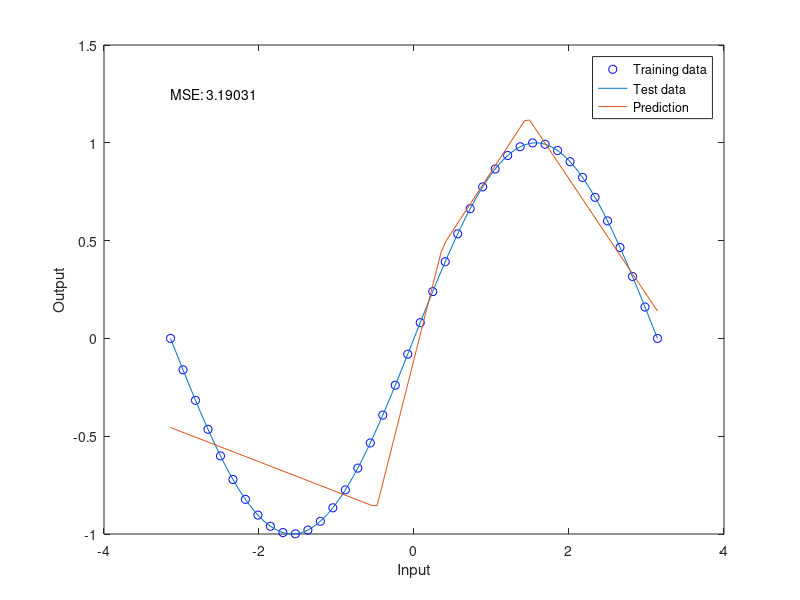

Write the MATLAB code that produced this figure.
clear all

%% Set up parameters
N = 40; % Number of training samples
epsilon = 0.0; % Amount of label noise
Nh = 5;
lambda = 0;

%% Make dataset
target_fn = @(t) sin(t);
x = linspace(-pi,pi,N);
y = target_fn(x) + epsilon*randn(size(x));

Ntest = 100;
x_test = linspace(-pi,pi,Ntest);
y_test = target_fn(x_test);

Ni = 2;

%% Compute network activity

J = randn(Nh,Ni)/Nh;

h = J*[x; ones(1,N)];
h(h<0)=0;

h_test = J*[x_test; ones(1,Ntest)];
h_test(h_test<0)=0;


%% Now train linear regression to map from h to y

w = (y*h.')*pinv(h*h.' + lambda*eye(size(h,1)));

y_pred = w*h_test;

mean_squared_error = norm(y_test-y_pred).^2;


plot(x,y,'ob')
hold on
plot(x_test,y_test)
hold on
plot(x_test,y_pred)

text(-pi,[.1 .9]*get(gca,'YLim')',sprintf('MSE: %g ', mean_squared_error))
xlabel('Input')
ylabel('Output')
legend('Training data','Test data','Prediction')



